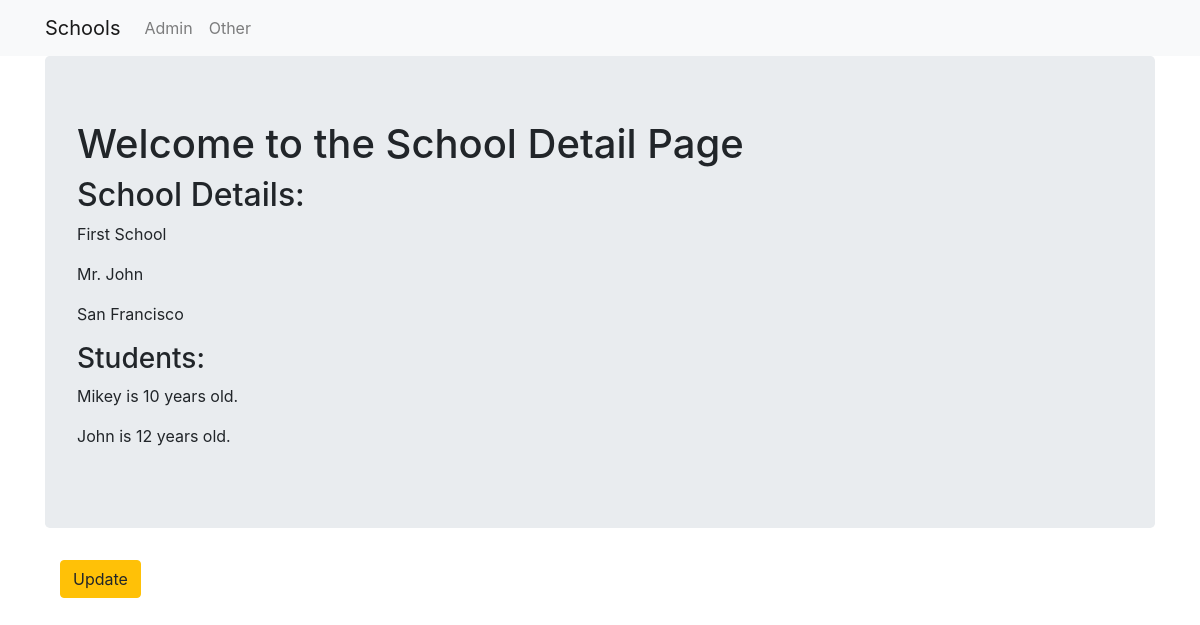
/1, run on an earlier commit of the app's database.
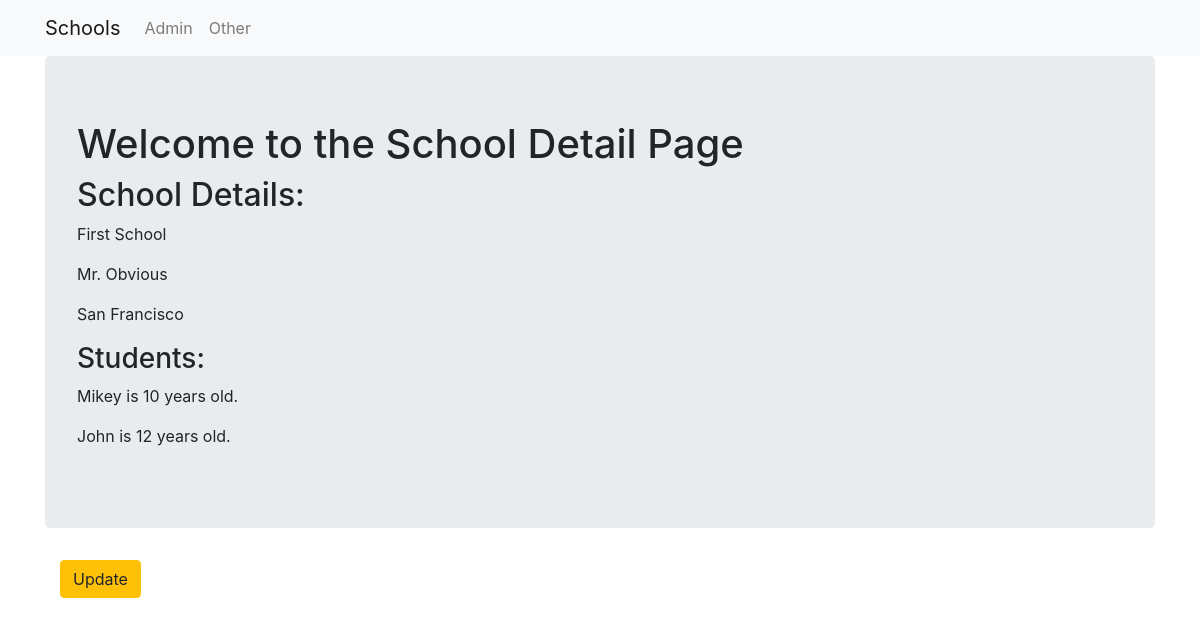
And on a later commit of the database.
### basic_app/models.py (models this page shows, shortened)
class School(models.Model):
    name = models.CharField(max_length=256)
    principal = models.CharField(max_length=256)
    location = models.CharField(max_length=256)

class Student(models.Model):
    name = models.CharField(max_length=256)
    age = models.PositiveIntegerField()
    school = models.ForeignKey(School, related_name='students', on_delete=models.CASCADE)

### basic_app/views.py (the view)
# urls.py: path('<int:pk>', views.SchoolDetailView.as_view(), name='detail'),
class SchoolDetailView(DetailView):
    model = models.School
    template_name = 'basic_app/school_detail.html'
    context_object_name = 'school_detail'

### basic_app/templates/basic_app/school_detail.html
{% extends "basic_app/basic_app_base.html" %}
{% block body_block %}
<div class="jumbotron">
    <h1>Welcome to the School Detail Page</h1>
    <h2>School Details:</h2>
    <p>{{ school_detail.name }}</p>
    <p>{{ school_detail.principal }}</p>
    <p>{{ school_detail.location }}</p>
    <h3>Students:</h3>
    {% for student in school_detail.students.all %}
        <p>{{ student.name }} is {{ student.age }} years old.</p>
    {% endfor %}
</div>
<div>
    <div class="container">
        <p><a class='btn btn-warning' href="{% url 'basic_app:update' pk=school_detail.pk %}">Update</a></p>
    </div>
</div>
{% endblock %}

### basic_app/templates/basic_app/basic_app_base.html (shortened to what this page needs)
<!DOCTYPE html>
    <head>
        <link rel="stylesheet" href="https://maxcdn.bootstrapcdn.com/bootstrap/4.0.0/css/bootstrap.min.css"
        />
    </head>
    <body>
        <nav class="navbar navbar-expand-lg navbar-light bg-light">
            <div class="container">
                <ul class="navbar-nav">
                    <li class='nav-item'>
                        <a class="navbar-brand" href="{% url 'basic_app:list' %}">Schools</a>
                    </li>
                    <li class='nav-item'>
                        <a class="nav-link" href="{% url 'admin:index' %}">Admin</a>
                    </li>
                    <li class='nav-item'>
                        <a class="nav-link" href="#">Other</a>
                    </li>
                </ul>
            </div>
        </nav>
        <div class="container">
            {% block body_block %}
            {% endblock %}
        </div>
    </body>
</html>

What changed in the data, as far as the page shows it:
changed School "First School": principal "Mr. John" → "Mr. Obvious"
